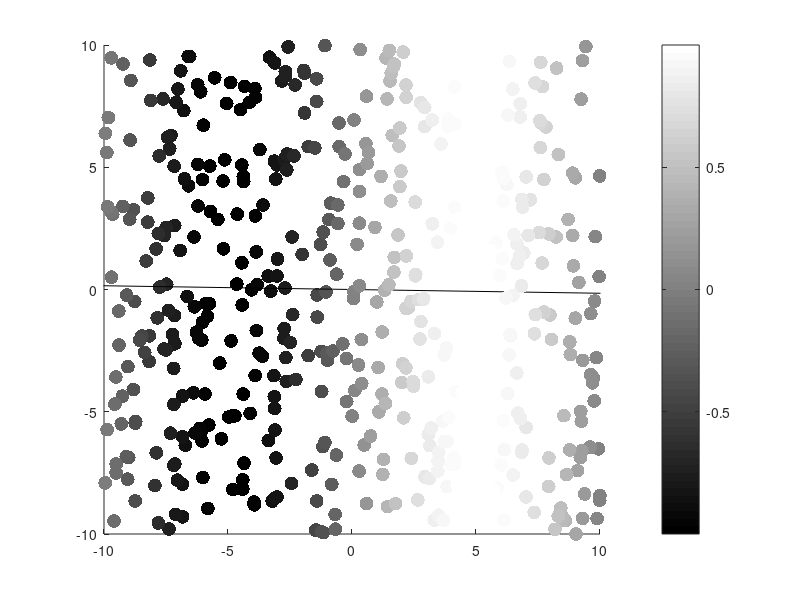

Write the MATLAB code that produced this figure.
n=500; x=(rand(n,2)*2-1)*10; y=sin(x(:,1)/10*pi);
y2=y.^2; yy=repmat(y2,1,n)+repmat(y2',n,1)-2*y*y';
e=10; h=1; r=exp(-yy/(2*h)); rr=sum(r)'/(n^2); 
t0=randn(2,1); t0=t0/norm(t0); c=pi*h;
for o=1:10000
  z=x*t0; z2=z.^2; zz=repmat(z2,1,n)+repmat(z2',n,1)-2*z*z';
  k=exp(-zz/(2*h)); kz=k.*(repmat(z',[n 1])-repmat(z,[1 n]));
  U=c*exp(-(zz+yy)/(4*h)); v=mean(kz.*r/h,2)-sum(kz,2).*rr/h;
  a=(U+0.1*eye(n))\v; g=(k.*r)*x/n-(k*x).*repmat(rr,[1 2]);
  t=t0+e*g'*a; t=t/norm(t);
  if norm(t-t0)<0.00001, break, end
  t0=t;
end

figure(1); clf; hold on; axis([-10 10 -10 10]); colormap gray
scatter3(x(:,1),x(:,2),y,100,y,'filled'); colorbar;
plot(99*[-t(1) t(1)],99*[-t(2) t(2)],'k-');
